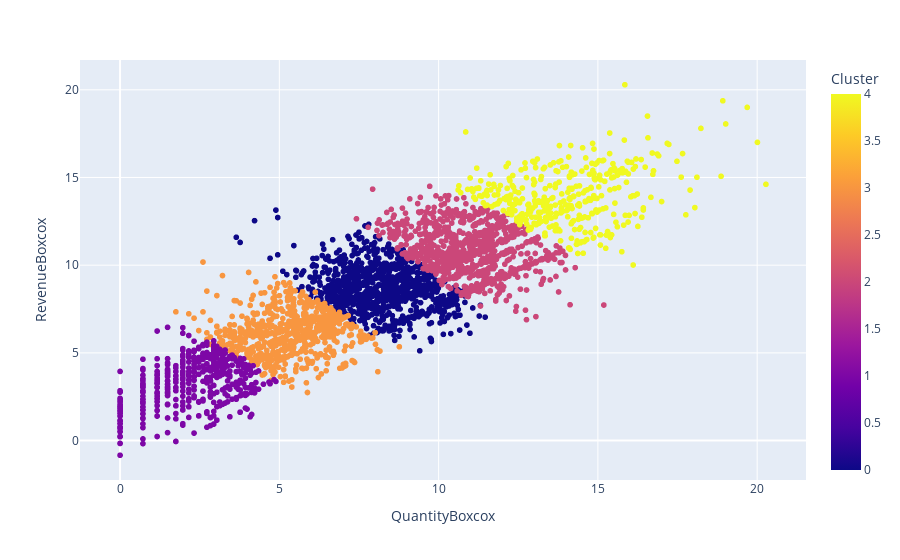

The notebook cell saved with this chart:
### Code cell
fig=px.scatter(productRFM, x='QuantityBoxcox', y='RevenueBoxcox', color='Cluster')
fig.show()

### Figure 1 — Plotly figure (JSON) as saved in the notebook; plotly's stock layout.template omitted (floating-point values rounded to 4 significant figures; data arrays with more than 128 entries replaced by an {"elided": "..."} marker saying what was removed)
{"data": [{"hovertemplate": "QuantityBoxcox=%{x}<br>RevenueBoxcox=%{y}<br>Cluster=%{marker.color}<extra></extra>", "legendgroup": "", "marker": {"color": {"elided": "3645 int values"}, "coloraxis": "coloraxis", "symbol": "circle"}, "mode": "markers", "name": "", "showlegend": false, "type": "scattergl", "x": {"elided": "3645 float values"}, "xaxis": "x", "y": {"elided": "3645 float values"}, "yaxis": "y"}], "layout": {"coloraxis": {"colorbar": {"title": {"text": "Cluster"}}, "colorscale": [[0, "#0d0887"], [0.1111, "#46039f"], [0.2222, "#7201a8"], [0.3333, "#9c179e"], [0.4444, "#bd3786"], [0.5556, "#d8576b"], [0.6667, "#ed7953"], [0.7778, "#fb9f3a"], [0.8889, "#fdca26"], [1, "#f0f921"]]}, "legend": {"tracegroupgap": 0}, "margin": {"t": 60}, "xaxis": {"anchor": "y", "domain": [0, 1], "title": {"text": "QuantityBoxcox"}}, "yaxis": {"anchor": "x", "domain": [0, 1], "title": {"text": "RevenueBoxcox"}}}}
